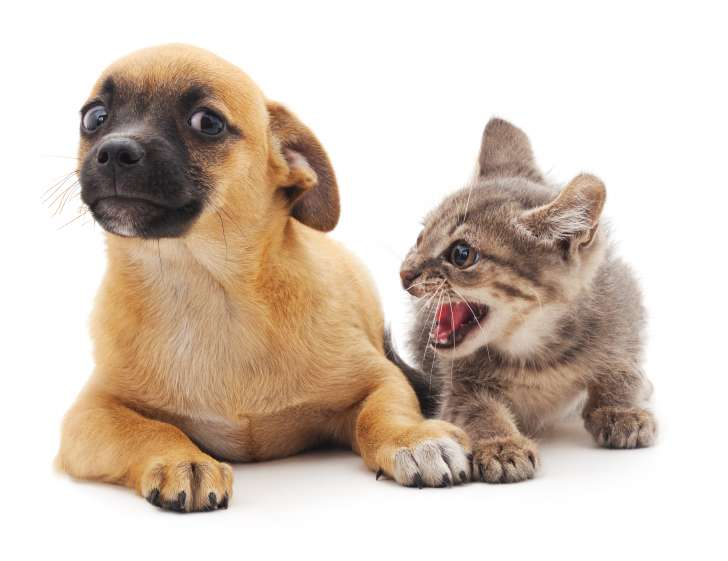
#> input picture img/catdog.jpg, 728 x 561 px
$ jupyter execute '滤波.ipynb'
#> lines starting #> are read from the running program, lines starting #| are printed output that depends on the picture; after the words box and inside, x2 and y2 are one past the last pixel; in counts of white or black regions, pixels touching at a corner belong together
### opencv/l_utils.py
import matplotlib.pyplot as plt

def plt_show_bgr(imgs, titles=None, gray='', *args, **kw):
	if not isinstance(imgs, (list, tuple)):
		imgs = (imgs,)

	if len(imgs) > 2:
		row = 2
		col = (len(imgs)+1)//2
	else:
		row = 1
		col = len(imgs)
	for i, img in enumerate(imgs):
		plt.subplot(row, col, i+1)
		if isinstance(titles, (list, tuple)) and len(imgs) == len(titles):
			plt.title(titles[i])
		if gray:
			plt.imshow(img, gray)
		else:
			img = img[...,::-1]
			plt.imshow(img)
		plt.axis('off')
	plt.show()

### opencv/滤波.ipynb
[cell 1]
import cv2
import numpy as np
import matplotlib.pyplot as plt
from l_utils import plt_show_bgr

cv2.__version__

[cell 2]
img_cd = cv2.imread('../img/catdog.jpg', cv2.IMREAD_COLOR)
#> img_cd is the input picture: shape (561, 728, 3); mean B, G, R 186.4, 198.9, 213.5
img_cd_gray = cv2.imread('../img/catdog.jpg', cv2.IMREAD_GRAYSCALE)
#> img_cd_gray: shape (561, 728); min 7, max 255, mean 201.8
img_cat = cv2.imread('../img/cat2.jpg', cv2.IMREAD_COLOR)
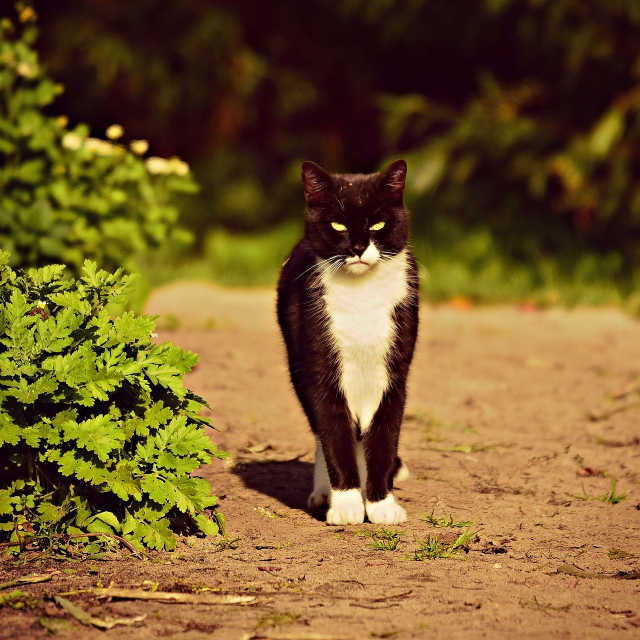
#> input picture img/cat2.jpg, 1280 x 1280 px (shown at 1/2 size)
#> img_cat is the input picture: shape (1280, 1280, 3); mean B, G, R 42.6, 91, 118.9
img_cat_gray = cv2.imread('../img/cat2.jpg', cv2.IMREAD_GRAYSCALE)
#> img_cat_gray: shape (1280, 1280); min 0, max 255, mean 93.8

img_fliter = cv2.imread('../img/mean_fliter.png')
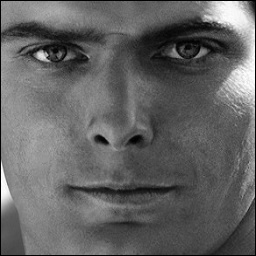
#> input picture img/mean_fliter.png, 256 x 256 px
#> img_fliter is the input picture: shape (256, 256, 3); min 0, max 255, mean 98.8

## 读取显示BGR图片

[cell 3]
plt_show_bgr(img_cd)
#> in plt_show_bgr, `col = len(imgs)`: col = 1
#> the loop in plt_show_bgr, `for i, img in enumerate(imgs):` made 1 pass

## 显示灰度图

[cell 4]
plt.axis('off')
plt.imshow(img_cd_gray, cmap='gray');

## ROI 显示， 通道分离和合并

[cell 5]
plt_show_bgr(img_cd[20:200, 20:200])
#> the loop in plt_show_bgr (call 2), `for i, img in enumerate(imgs):` made 1 pass
#> pass 1, in plt_show_bgr (call 2), `img = img[...,::-1]`:
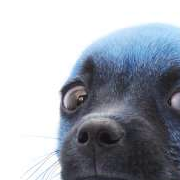
#> img: shape (180, 180, 3); mean B, G, R 178.5, 169.8, 164.7

[cell 6]
b, g, r = cv2.split(img_cd)
img_cd.shape, b.shape, g.shape, r.shape

[cell 7]
rgb = cv2.merge((r, g, b))
plt.axis('off')
plt.imshow(rgb);

## 边界填充

[cell 8]
img = img_cat[..., ::-1]
#> img: shape (1280, 1280, 3)

# top_size, bottom_size, left_size, right_size = (60, 60, 60, 60)
pad_sizes = (60, 60, 60, 60)
replicate = cv2.copyMakeBorder(img, *pad_sizes, borderType=cv2.BORDER_REPLICATE)
reflect = cv2.copyMakeBorder(img, *pad_sizes, borderType=cv2.BORDER_REFLECT)
reflect101 = cv2.copyMakeBorder(img, *pad_sizes, borderType=cv2.BORDER_REFLECT101)
wrap = cv2.copyMakeBorder(img, *pad_sizes, borderType=cv2.BORDER_WRAP)
constant = cv2.copyMakeBorder(img, *pad_sizes, borderType=cv2.BORDER_CONSTANT)
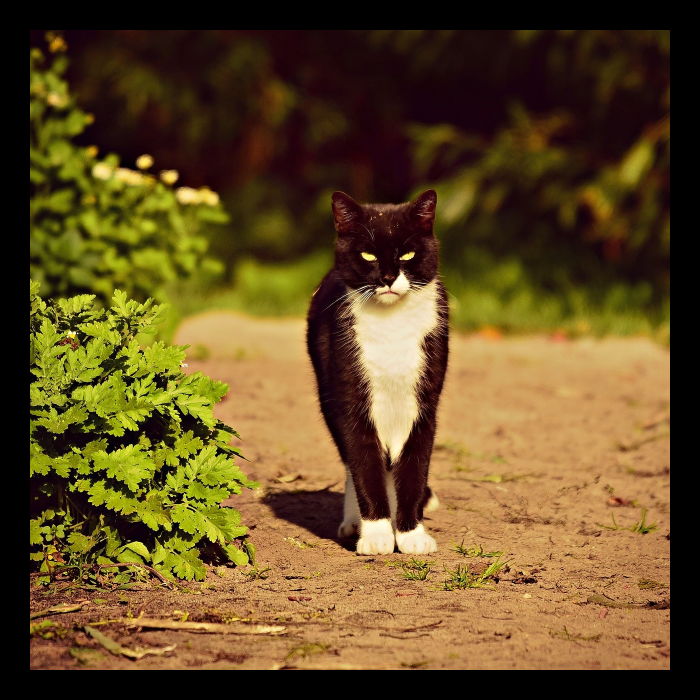
#> constant: shape (1400, 1400, 3) (shown at 1/2 size); mean R, G, B 99.4, 76.1, 35.6
plt.subplot(231), plt.axis('off'), plt.imshow(img), plt.title('ORIGINAL')
plt.subplot(232), plt.axis('off'), plt.imshow(replicate), plt.title('REPLICATE')
plt.subplot(233), plt.axis('off'), plt.imshow(reflect), plt.title('REFLECT')
plt.subplot(234), plt.axis('off'), plt.imshow(reflect101), plt.title('REFLECT101')
plt.subplot(235), plt.axis('off'), plt.imshow(wrap), plt.title('WRAP')
plt.subplot(236), plt.axis('off'), plt.imshow(constant), plt.title('CONSTANT')
plt.show()

## 图像阈值

[cell 9]
ret, thresh1 = cv2.threshold(img_cat_gray, 127, 255, cv2.THRESH_BINARY)
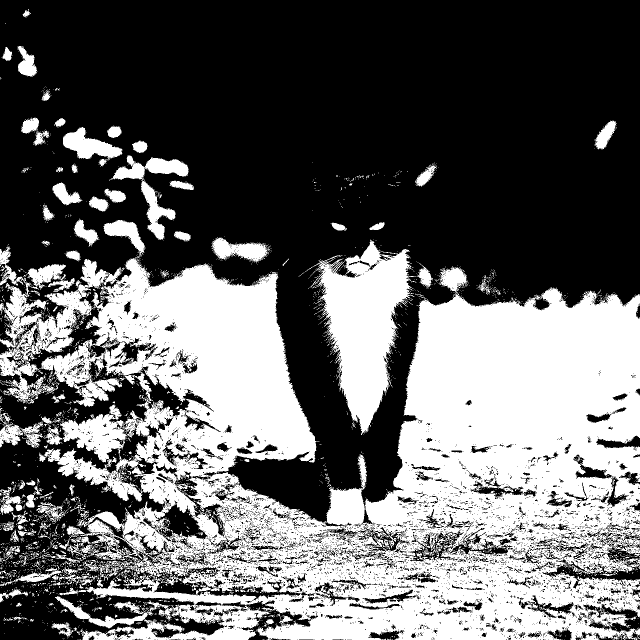
#> thresh1: shape (1280, 1280) (shown at 1/2 size); 40.2% white; 2959 white regions (2757 under 20 px), largest, box (x1, y1, x2, y2) and area: (0, 514, 1280, 1280) 558696, (609, 479, 832, 870) 39734, (126, 254, 245, 333) 4004
ret, thresh2 = cv2.threshold(img_cat_gray, 127, 255, cv2.THRESH_BINARY_INV)
ret, thresh3 = cv2.threshold(img_cat_gray, 127, 255, cv2.THRESH_TRUNC)
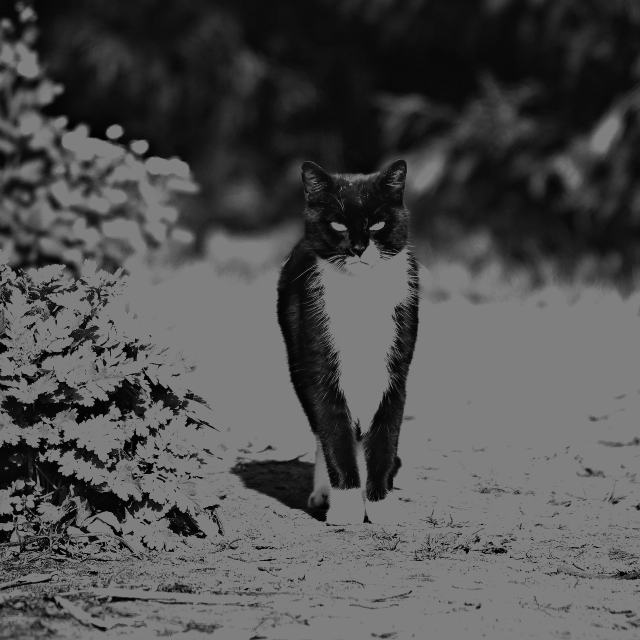
#> thresh3: shape (1280, 1280) (shown at 1/2 size); min 0, max 127, mean 78.9
ret, thresh4 = cv2.threshold(img_cat_gray, 127, 255, cv2.THRESH_TOZERO)
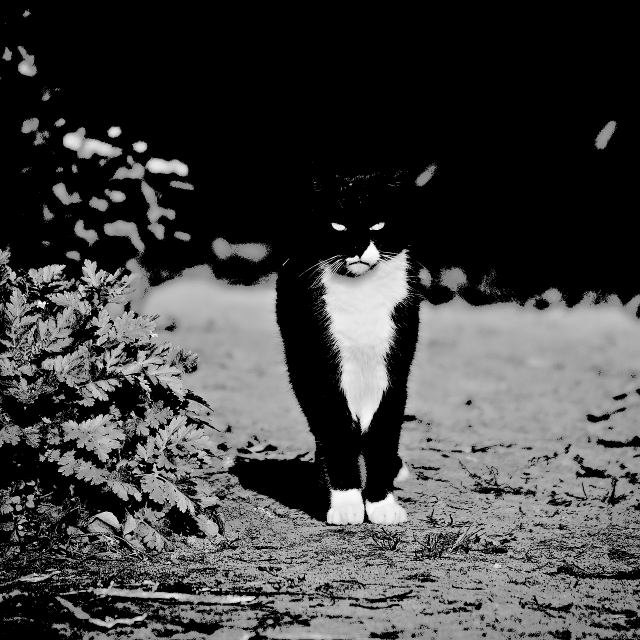
#> thresh4: shape (1280, 1280) (shown at 1/2 size); min 0, max 255, mean 65.9
ret, thresh5 = cv2.threshold(img_cat_gray, 127, 255, cv2.THRESH_TOZERO_INV)
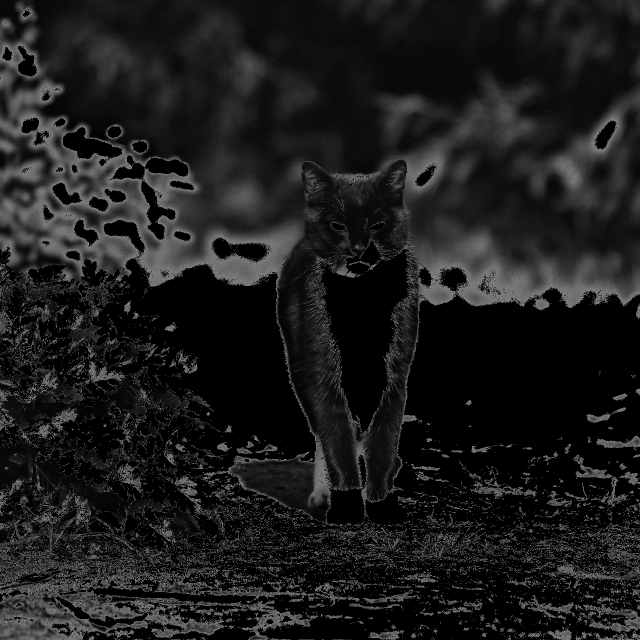
#> thresh5: shape (1280, 1280) (shown at 1/2 size); min 0, max 127, mean 27.9

titles = ['Original Image', 'BINARY', 'BINARY_INV', 'TRUNC', 'TOZERO', 'TOZERO_INV']
images = [img, thresh1, thresh2, thresh3, thresh4, thresh5]
for i in range(len(titles)):
	plt.subplot(2, 3, i+1), plt.imshow(images[i], 'gray')
	plt.title(titles[i])
	plt.xticks([]), plt.yticks([])
	plt.axis('off')
plt.show()

## 图像卷积(cv2.filter2D)
[Opencv之图像滤波：1.图像卷积（cv2.filter2D](https://blog.csdn.net/qq_49478668/article/details/123169357)

在OpenCV中，允许用户自定义卷积核实现卷积操作，使用自定义卷积核实现卷积操作的函数是cv2.filter2D（），其语法格式为：

dst=cv2.filter2D（src,ddepth,kernel,anchor,delta,borderType）

式中：

* dst是返回值，表示进行方框滤波后得到的处理结果。

* src 是需要处理的图像，即原始图像。它能够有任意数量的通道，并能对各个通道独立处理。图像深度应该是CV_8U、CV_16U、CV_16S、CV_32F或者CV_64F中的一 种。

* ddepth是处理结果图像的图像深度，一般使用-1表示与原始图像使用相同的图像深度。

* kernel是卷积核，是一个单通道的数组。如果想在处理彩色图像时，让每个通道使用不同的核，则必须将彩色图像分解后使用不同的核完成操作。

* anchor 是锚点，其默认值是（-1,-1），表示当前计算均值的点位于核的中心点位 置。该值使用默认值即可，在特殊情况下可以指定不同的点作为锚点。

* delta 是修正值，它是可选项。如果该值存在，会在基础滤波的结果上加上该值作 为最终的滤波处理结果。

* borderType是边界样式，该值决定了以何种情况处理边界，通常使用默认值即可。

在一般情况下，使用cv.filter2D()时，对于参数锚点anchor，修正值delta，边界样式borderType，直接采用其默认值即可。

因此，cv.filter2D()的常用形式为：

dst=cv2.filter2D（src,ddepth,kernel）

[cell 10]
import cv2  as cv
import numpy as np

def cv_show(name, img):
    cv.imshow(name, img)
    cv.waitKey(0)
    cv.destroyAllWindows()


# 卷积操作
src = np.array([[1,2,3,4,5],
                [6,7,8,9,10],
                [11,12,13,14,15],
                [16,17,18,19,20],
                [21,22,23,24,25]],dtype='float32')
kernel1 = np.ones((3,3), dtype='float32')/9
result = cv.filter2D(src, -1,kernel=kernel1)

print('卷积前矩阵为：\n {}'.format(src))
print('卷积后矩阵为：\n {}'.format(result))


# 与图像做卷积操作
if img is None:
    print('Failed to read the imagine')
kernel2 = np.ones((7,7), dtype='float32')/49
result2 = cv.filter2D(img_fliter, -1,kernel=kernel2)
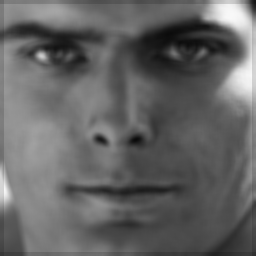
#> result2: shape (256, 256, 3); min 10, max 248, mean 99.7

plt_show_bgr((img_fliter, result2), ('origin', 'filter2D'))

## 均值滤波
1. [数字图像处理-图像滤波(1)-均值滤波](https://blog.csdn.net/dx199771/article/details/109737605)
2. [Opencv之图像滤波：2.均值滤波(cv2.blur)](https://blog.csdn.net/qq_49478668/article/details/123217030)

[cell 11]
blur = cv2.blur(img_fliter, (3,3))
plt_show_bgr((img_fliter, blur), ('origin', 'blur'))

## 方框滤波
[Opencv之图像滤波：3.方框滤波(cv2.boxFilter)](https://blog.csdn.net/qq_49478668/article/details/123342188)

OpenCV还提供了方框滤波方式，与均值滤波的不同在于，方框滤波不会计算像素均 值。在均值滤波中，滤波结果的像素值是任意一个点的邻域平均值，等于各邻域像素值之 和除以邻域面积。而在方框滤波中，可以自由选择是否对均值滤波的结果进行归一化，即 可以自由选择滤波结果是邻域像素值之和的平均值，还是邻域像素值之和。

[cell 12]
# True: 基本和均值一样，归一化
box1 = cv2.boxFilter(img_fliter, -1, (3,3), normalize=True)
# False: 基本和均值一样，不归一化, 容易越界
box2 = cv2.boxFilter(img_fliter, -1, (3,3), normalize=False)
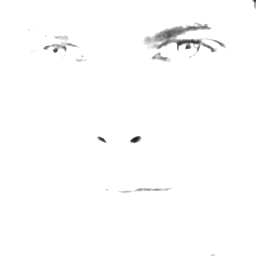
#> box2: shape (256, 256, 3); min 22, max 255, mean 252.8
plt_show_bgr((img_fliter, box1, box2), ('origin', 'boxfliter_true', 'boxfliter_false'))

## 高斯滤波
1. [Opencv之图像滤波：4.高斯滤波(cv2.GaussianBlur)](https://blog.csdn.net/qq_49478668/article/details/123431541)

在OpenCV中，实现高斯滤波的函数是cv2.GaussianBlur（），该函数的语法格式是：

dst=cv2.GaussianBlur（src,ksize,sigmaX,sigmaY,borderType）
式中：

● dst是返回值，表示进行高斯滤波后得到的处理结果。
● src 是需要处理的图像，即原始图像。它能够有任意数量的通道，并能对各个通道 独立处理。图像深度应该是CV_8U、CV_16U、CV_16S、CV_32F 或者 CV_64F中的一 种。
● ksize 是滤波核的大小。滤波核大小是指在滤波处理过程中其邻域图像的高度和宽 度。需要注意，滤波核的值必须是奇数。
● sigmaX 是卷积核在水平方向上（X 轴方向）的标准差，其控制的是权重比例。
● sigmaY是卷积核在垂直方向上（Y轴方向）的标准差。如果将该值设置为0，则只采用sigmaX的值
	如果sigmaX和sigmaY都是0，则通过ksize.width和ksize.height计算得到。其中：
	sigmaX=0.3×[（ksize.width-1）×0.5-1] +0.8
	sigmaY=0.3×[（ksize.height-1）×0.5-1]+0.8

 ● borderType是边界样式，该值决定了以何种方式处理边界。一般情况下，不需要考虑该值，直接采用默认值即可。 在该函数中，sigmaY和borderType是可选参数。sigmaX是必选参数，但是可以将该参数设置为0，让函数自己去计算sigmaX的具体值。

函数cv2.GaussianBlur（）的常用形式为：
dst=cv2.GaussianBlur（src,ksize,0,0）

[cell 13]
gaussian = cv2.GaussianBlur(img_fliter, (5,5), 1)
plt_show_bgr((img_fliter, gaussian), ('origin', 'gaussian'))

## 中值滤波
1. [Opencv之图像滤波：5.中值滤波(cv2.medianBlur)](https://blog.csdn.net/qq_49478668/article/details/123485382)

[cell 14]
median = cv2.medianBlur(img_fliter, 5)
plt_show_bgr((img_fliter, median), ('origin', 'median'))

## 双边滤波
1. [Opencv之图像滤波：6.双边滤波(cv2.bilateralFilter)](https://blog.csdn.net/qq_49478668/article/details/123488527)

[cell 15]
bilater = cv2.bilateralFilter(img_fliter, 5, 150, 150)
plt_show_bgr((img_fliter, bilater), ('origin', 'bilater'))

[cell 16]
plt_show_bgr(
    (img_fliter, blur, box1, box2, img_fliter, gaussian, median, bilater),
    ('origin', 'blur', 'box1', 'box2', 'origin', 'gaussian', 'median', 'bilater')
)
